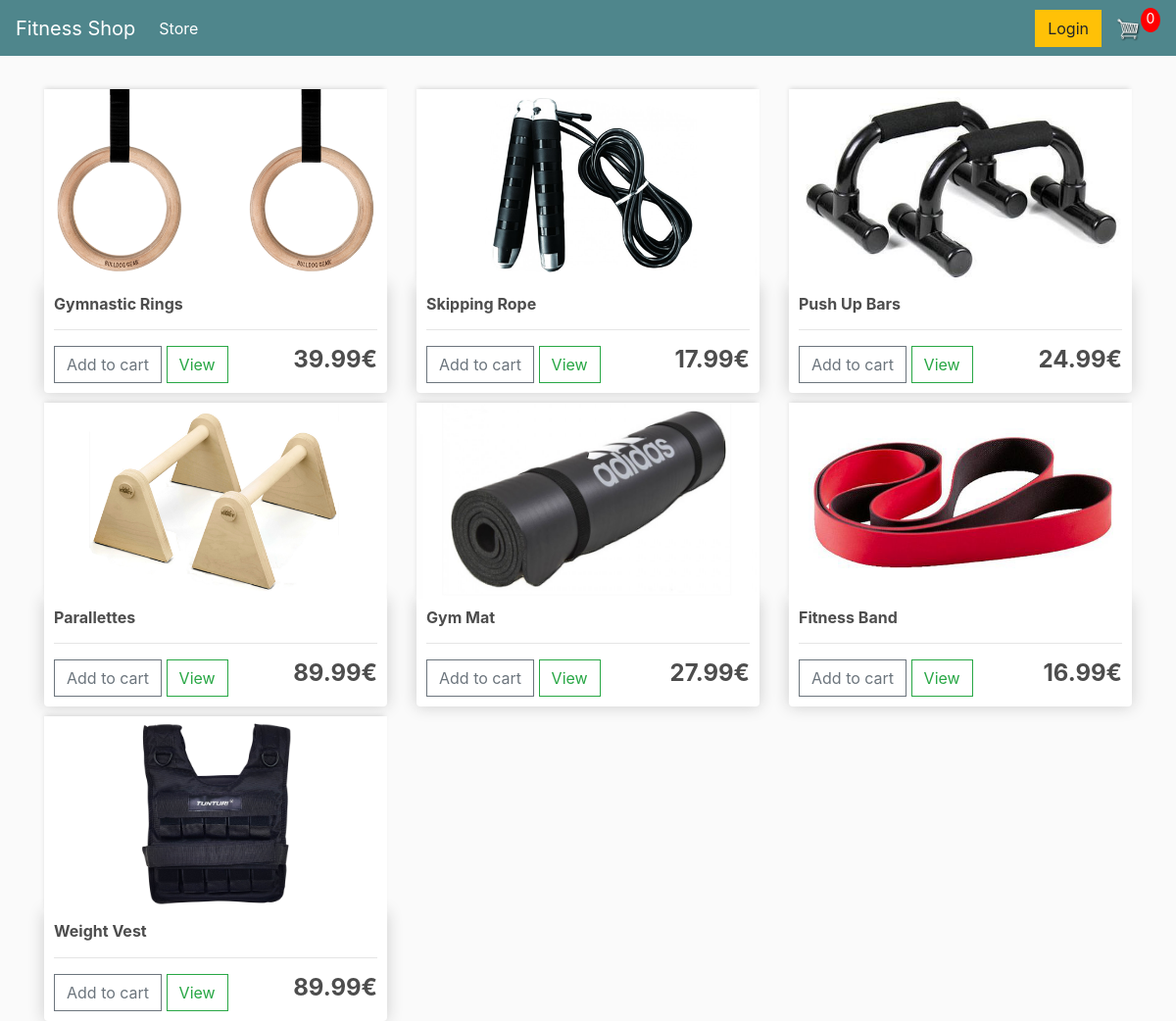
The page /store/ on the database as committed earlier.
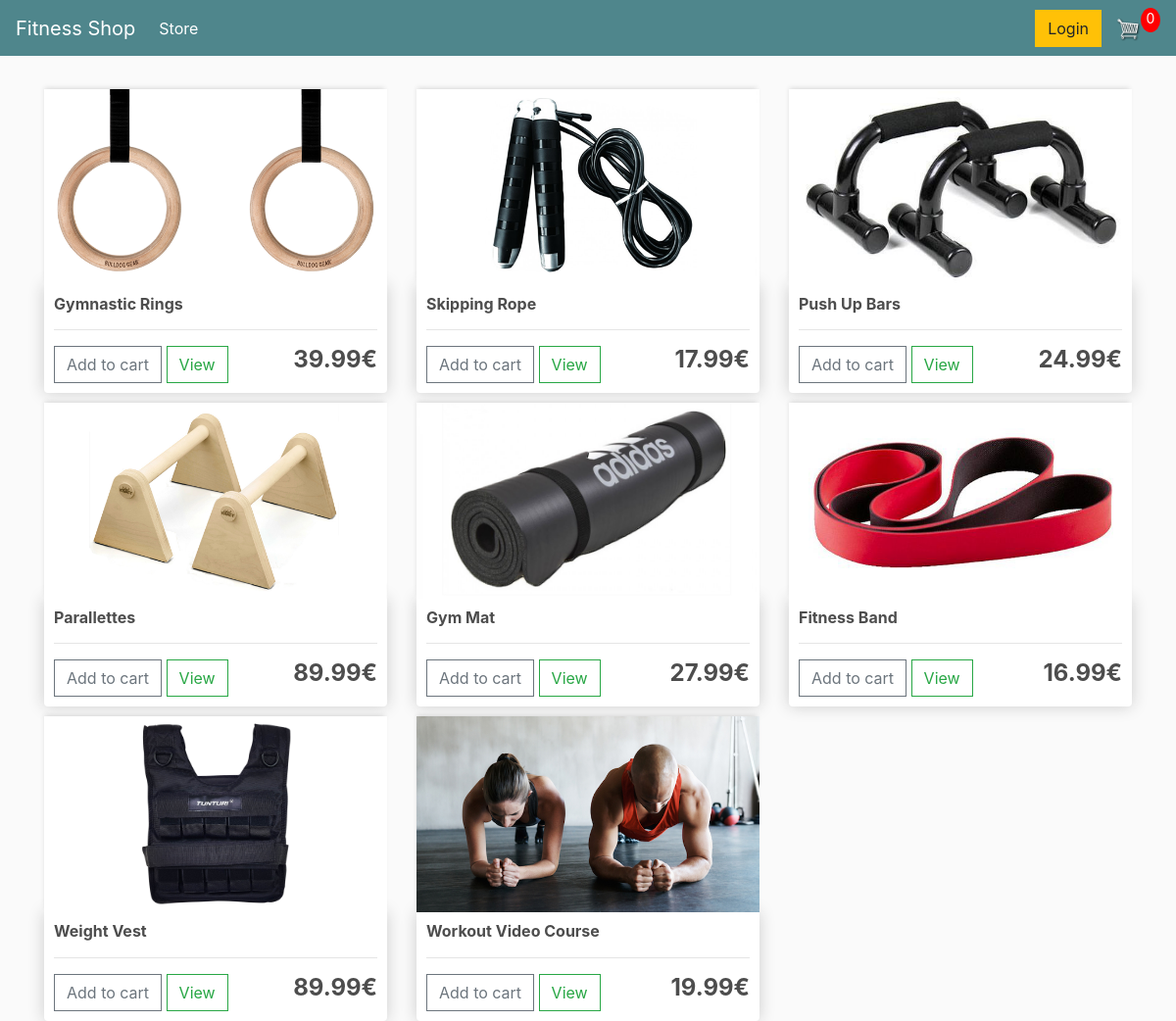
The same page on the database as committed later.
### store/models.py (models this page shows, shortened)
class Product(models.Model):
    name = models.CharField(max_length=200, null=True)
    price = models.DecimalField(max_digits=8, decimal_places=2)
    digital = models.BooleanField(default=False, null=True, blank=True)
    image = models.ImageField(default='placeholder.png', null=True, blank=True)
    @property
    def imageURL(self):
        try:
            url = self.image.url
        except:
            url = ''
        return url

### store/views.py (the view)
# urls.py: path('', include('store.urls'))
def store(request):
    data = cartData(request)
    cartItems = data['cartItems']
    products = Product.objects.all()
    context = {'products': products,
               'cartItems': cartItems}
    return render(request, 'store/store.html', context)

### store/utils.py (called while the page is built, shortened)
def cookieCart(request):
    try:
        cart = json.loads(request.COOKIES['cart'])
    except:
        cart = {}
    items = []
    order = {'get_cart_total': 0, 'get_cart_items': 0, 'shipping': False}
    cartItems = order['get_cart_items']
    return {'cartItems': cartItems, 'order': order, 'items': items}

def cartData(request):
    if request.user.is_authenticated:
        customer = request.user.customer
        order, create = Order.objects.get_or_create(
            customer=customer, complete=False)
        items = order.orderitem_set.all()
        cartItems = order.get_cart_items
    else:
        cookieData = cookieCart(request)
        items = cookieData['items']
        order = cookieData['order']
        cartItems = cookieData['cartItems']
    return {'cartItems': cartItems, 'order': order, 'items': items}

### store/templates/store/store.html
{% extends 'store/main.html' %}
{% load static %}
{% block content %}
<div class="row">
    {% for product in products %}
    <div class="col-lg-4">
        <img class="thumbnail" src="{{ product.imageURL }}">
        <div class="box-element product">
            <h6><strong>{{ product.name }}</strong></h6>
            <hr>
            <button data-product={{product.id}} data-action="add" class="btn btn-outline-secondary add-btn update-cart">Add to cart</button>
            <a href="#" class="btn btn-outline-success">View</a>
            <h4 style="display: block; float: right;"><strong>{{ product.price|floatformat:2 }}€</strong></h4>
        </div>
    </div>
    {% endfor %}
</div>
{% endblock content %}

### store/templates/store/main.html (shortened to what this page needs)
{% load static %}
<!DOCTYPE html>
<html lang="en">
<head>
    <link rel="stylesheet" href="https://cdn.jsdelivr.net/npm/bootstrap@4.5.3/dist/css/bootstrap.min.css">
    <link rel="stylesheet" type="text/css" href="{% static 'css/main.css' %}">
</head>
<body>
    <nav class="navbar navbar-expand-lg navbar-dark bg-dark">
        <a class="navbar-brand" href="{% url 'store' %}">Fitness Shop</a>
        <div class="collapse navbar-collapse" id="navbarSupportedContent">
            <ul class="navbar-nav mr-auto">
                <li class="nav-item active">
                    <a class="nav-link" href="{% url 'store' %}">Store<span class="sr-only">(current)</span></a>
                </li>
            </ul>
            <div class="form-inline my-2 my-lg-0">
                <a href="#"class="btn btn-warning">Login</a>
                <a href="{% url 'cart' %}">
                    <img  id="cart-icon" src="{% static 'media/cart.png' %}">
                </a>
                <p id="cart-total">{{ cartItems }}</p>
            </div>
        </div>
    </nav>
    <div class="container">
    <br>
    {% block content %}
    {% endblock content %}
    </div>
</body>
</html>

### static/css/main.css (style rules this page uses)
body { background-color: hsl(0, 0%, 98%); }
h1, h2, h3, h4, h5, h6 { color: hsl(0, 0%, 30%); }
.box-element { box-shadow: hsl(0, 0%, 80%) 0 0 16px; background-color: #fff; border-radius: 4px; padding: 10px; }
.thumbnail { width: 100%; height: 200px; -webkit-box-shadow: -1px -3px 5px -2px rgba(214, 214, 214, 1); -moz-box-shadow: -1px -3px 5px -2px rgba(214, 214, 214, 1); box-shadow: -1px -3px 5px -2px rgba(214, 214, 214, 1); }
.product { border-radius: 0 0 4px 4px; }
.bg-dark { background-color: #4f868c !important; }
#cart-icon { width: 25px; display: inline-block; margin-left: 15px; }
#cart-total { display: block; text-align: center; color: #fff; background-color: red; width: 20px; height: 25px; border-radius: 50%; font-size: 14px; }
.col-lg-4, .col-lg-6, .col-lg-8, .col-lg-12 { margin-top: 10px; }
.btn { border-radius: 0; }

Rows that differ between the two databases and show on the page:
added Product: imageURL (picture), name "Workout Video Course", price "19.99"
